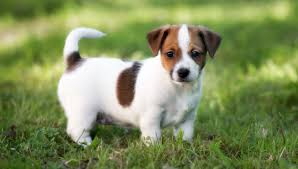
#> input picture imgs/perro.jpeg, 298 x 169 px
$ jupyter execute --allow-errors 4_Histograms_HSV_Images.ipynb
#> lines starting #> are read from the running program, lines starting #| are printed output that depends on the picture; after the words box and inside, x2 and y2 are one past the last pixel; in counts of white or black regions, pixels touching at a corner belong together
# 4. Histograms and HSV images

## 4.1 Histograms

You can consider histogram as a graph or plot, which gives you an overall idea about the intensity distribution of an image. It is a plot with pixel values (*ranging from 0 to 255, not always*) in X-axis and corresponding number of pixels in the image on Y-axis.

### Load images as in previous notebooks

[cell 1]
import cv2
import numpy as np
import matplotlib.pyplot as plt

[cell 2]
image = cv2.imread('imgs/69.jpeg')
#> (the rest of this cell did not finish here and is left out)

[cell 3]
fig, axes = plt.subplots(1, 2, figsize=(24,12))

# Color image
#> (the rest of this cell did not finish here and is left out)

### Histogram in MatPlotLib

`Matplotlib` has its own histogram function, `hist()`. The function returns all points needed to graph it.

`histo = cv2.calcHist(image, channel. mask, BINcount, range)`

As we are using RGB in the original picture, remember it is formed by 3 matrix(R,G and B), and
 histograms, one for each channel, are needed.

[cell 4]
# create figure
fig, axes = plt.subplots(1, 5, figsize=(24, 12))

# Obtain the histogram and store it in a variable.
#> (the rest of this cell did not finish here and is left out)

### Histogram equalization

For good segmentation, images with high contrast are preferable. Histogram can be equalized for that.

[cell 5]
image = cv2.imread('imgs/perro.jpeg')
#> image is the input picture: shape (169, 298, 3); mean B, G, R 92.6, 142.6, 129.3
image_copy = image.copy()
# RGB to BGR
image_BGR = cv2.cvtColor(image, cv2.COLOR_RGB2BGR)
# image_RGB = image
image_gray = cv2.cvtColor(image_copy, cv2.COLOR_BGR2GRAY)
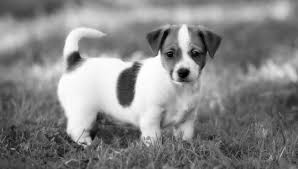
#> image_gray: shape (169, 298); min 0, max 255, mean 132.9


histr = cv2.calcHist([image_gray], [0], None, [256], [0,256])
#> histr = 256 values, max 601 at index 96, min 1 at index 0, mean 196.7

# Equalized hist
equal_image = cv2.equalizeHist(image_gray)
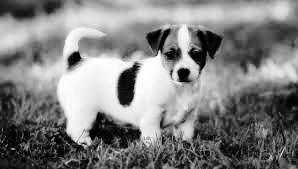
#> equal_image: shape (169, 298); min 0, max 255, mean 128.2
equal_histr = cv2.calcHist([equal_image], [0], None, [256], [0,256])
#> equal_histr = 256 values, max 601 at index 79, min 0 at index 17, mean 196.7


# Representation
fig, axes = plt.subplots(2, 2, figsize=(14, 8))

axes[0][0].plot(histr,color = 'b')
axes[0][0].set_title('Original hist')
axes[0][0].axis(xmin=0, xmax=256)

axes[0][1].plot(equal_histr, color = 'b')
axes[0][1].set_title('Equalize hist')
axes[0][1].axis(xmin=0, xmax=256)

axes[1][0].imshow(image_gray, cmap='gray')
axes[1][0].set_title('Original image')
axes[1][1].imshow(equal_image, cmap='gray')
axes[1][1].set_title('Equal image')

axes[1][0].set_xticks([])
axes[1][0].set_yticks([])
axes[1][1].set_xticks([])
axes[1][1].set_yticks([])
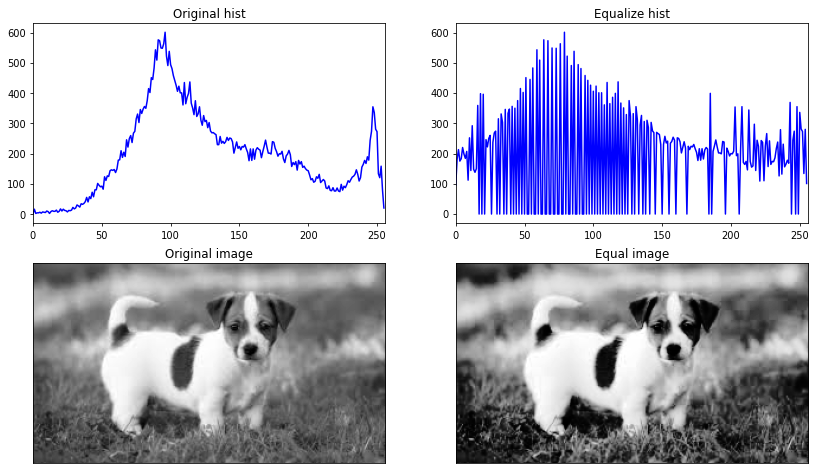
#> figure drawn by matplotlib, 4 panels; panel 1: curve peaks at x = 96, y = 601; panel 2: curve peaks at x = 79, y = 601

## HSV

HSV stands fore Hue Saturation Value. It is also called HSB (Hue Saturation Brightness).

**values**
* H:  0-179
* S:  0-255
* V:  0-255

**_Advantages_**: HSV separates color in one channel (matrix), H. This is as huge advantage coming from RGB that color is a mix of the 3 matrices.

[cell 6]
sixtynine = cv2.imread('imgs/69.jpeg')
#> (the rest of this cell did not finish here and is left out)

## ROI - Region Of Interest

It is time to talk about ROI, Region Of Interest.

Sometimes, we will like to extract just a part of an image, determined by its color, shape...

In the next block, It is showed how to extract the blue color from our original BGR picture.

**Steps to follow**:
1. Take blue channel (matrix) from BGR picture and aply a filter to it. It will be the Mask.
2. Apply `bitwise_and` to BGR picture using blue channel filtered as mask.
3. Show masked image.

**_NOTE:_** It is performed  using BGR. Later (jut after this next block) it will be showed how it is done with HSV.

We will try to extract only the blue color (blue jacket color).

[cell 7]
# take blue channel pixels with values between 0 and 150
mask_blue = cv2.inRange(image_BGR[:,:,0], 0, 150)
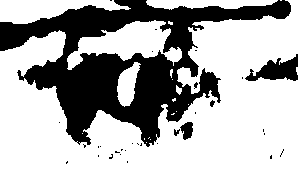
#> mask_blue: shape (169, 298); 66.7% white; 32 black regions (27 under 20 px), largest, box (x1, y1, x2, y2) and area: (0, 0, 291, 147) 15696, (245, 54, 298, 81) 762, (180, 122, 193, 140) 160, (174, 129, 180, 136) 26, (210, 100, 215, 107) 23

img_blue = cv2.bitwise_and(image_BGR,image_BGR,mask = mask_blue)
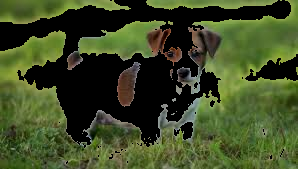
#> img_blue: shape (169, 298, 3); mean R, G, B 62.4, 74.6, 37.2

# Plot images
fig, axes = plt.subplots(1,2, figsize=(12, 12))
axes[0].imshow(mask_blue , cmap='gray')
axes[0].set_title('BLue Mask')
axes[1].imshow(img_blue)
axes[1].set_title('Blue Image')
for ax in axes:
    ax.set_xticks([])
    ax.set_yticks([])
